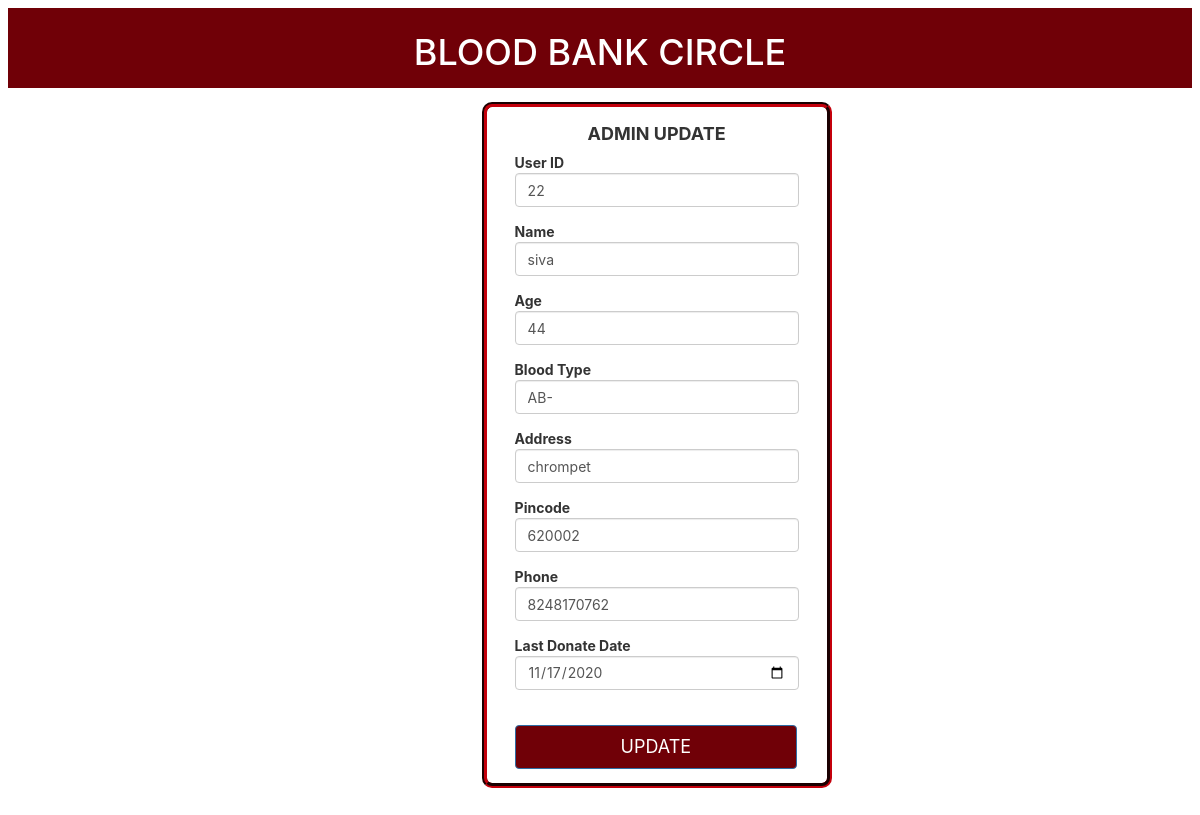
The app's page /update-process.php?id=22 with its own data.
### tables this page shows
CREATE TABLE `users` (
  `user_id` int(11) NOT NULL,
  `username` text NOT NULL,
  `password` text NOT NULL,
  `age` int(11) NOT NULL,
  `address` text NOT NULL,
  `pincode` int(11) DEFAULT NULL,
  `blood` varchar(20) DEFAULT NULL,
  `phone` varchar(20) DEFAULT NULL,
  `lastdate` date DEFAULT NULL
);

### update-process.php (the view, shortened to what this page needs)
<?php
$url='localhost';
$username='root';
$password='';
$conn=mysqli_connect($url,$username,$password,"mydb");
?>
<?php
$result = mysqli_query($conn,"SELECT * FROM users WHERE user_id='" . $_GET['id'] . "'");
$row= mysqli_fetch_array($result);
?>
<html>
	<head>
		<link rel="stylesheet" href="libs/css/bootstrap.min.css">
	</head>
	<header>
			<div class = header>
				<h1>BLOOD BANK CIRCLE</h1>
			</div>
	</header>
	<body>
		<div class="reg-input-field">
			<form name="frmUser" method="post" action="">
					<h4>ADMIN UPDATE</h4>
					<div class="form-group">
						User ID
						<input type="text" name="id" class="form-control"  value="<?php echo $row['user_id']; ?>">
					</div>
					<div class="form-group">
						Name
						<input type="text" name="username" class="form-control"  value="<?php echo $row['username']; ?>">
					</div>
					<div class="form-group">
						Age
						<input type="text" name="age" class="form-control"  value="<?php echo $row['age']; ?>">
					</div>
					<div class="form-group">
						Blood Type
						<input type="text" name="blood" class="form-control"  value="<?php echo $row['blood']; ?>">
					</div>
					<div class="form-group">
						Address
						<input type="text" name="address" class="form-control"  value="<?php echo $row['address']; ?>">
					</div>
					<div class="form-group">
						Pincode
						<input type="text" name="pincode" class="form-control"  value="<?php echo $row['pincode']; ?>">
					</div>
					<div class="form-group">
						Phone
						<input type="text" name="phone" class="form-control"  value="<?php echo $row['phone']; ?>">
					</div>
					<div class="form-group">
						Last Donate Date
						<input type="date" name="lastdate" class="form-control"  value="<?php echo $row['lastdate']; ?>">
					</div></br>
					<div class="form-group">
						<input type="submit" VALUE="UPDATE" name="submit" class="btn btn-primary submitBtn" style="width:15.7em; margin:0;background-color :#700007;padding:8px; font-size:18px" />
					</div>
			</form>
		</div>
    </body>
</html>

### update-process.php (style rules this page uses)
body { font-family:-apple-system, BlinkMacSystemFont, 'Segoe UI', Roboto, Oxygen, Ubuntu, Cantarell, 'Open Sans', 'Helvetica Neue', sans-serif; }
.reg-input-field { border: 5px groove #700007; border-radius: 10px; width: 25em; padding: .5em 2em 2em 2em; margin:1em 5em 5em 3em; height:49em; margin-left: 40%; font-weight: bold; }
h4 { text-align:center; font-weight: bold; }
.header { padding: 5px; text-align: center; background: #700007; color: white; font-size: 20px; font-family:-apple-system, BlinkMacSystemFont, 'Segoe UI', Roboto, Oxygen, Ubuntu, Cantarell, 'Open Sans', 'Helvetica Neue', sans-serif; }

### records on screen
users: id "22", username "siva", age "44", blood "AB-", address "chrompet", pincode "620002", phone "8248170762", lastdate "11/17/2020"
